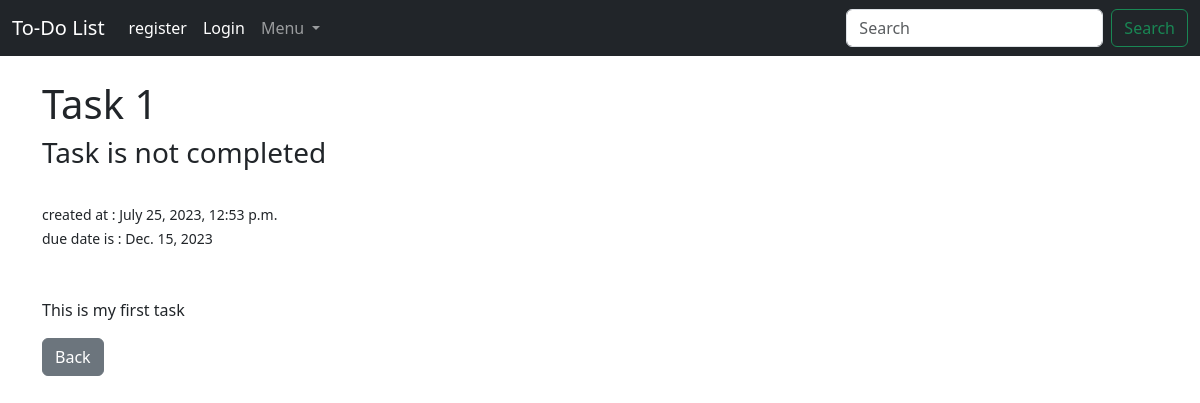
The page /task/1 on the database as committed earlier.
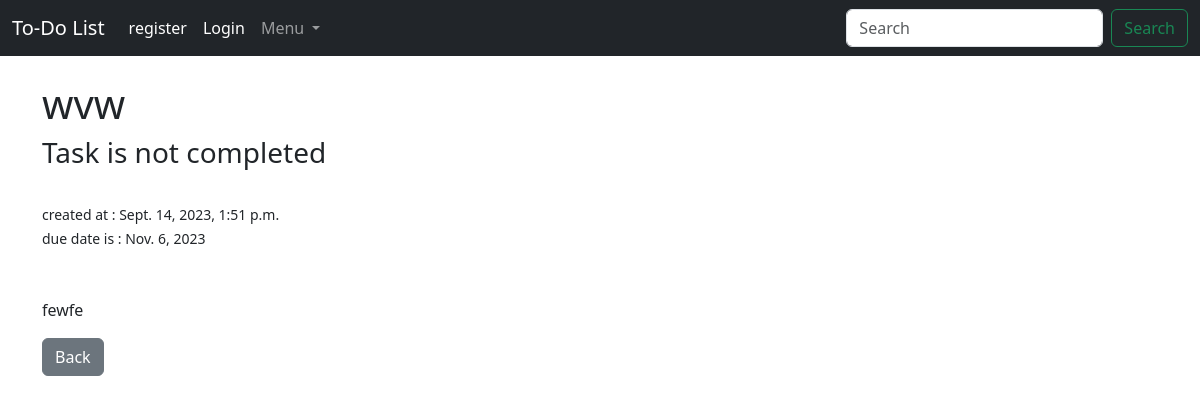
The same page on the database as committed later.
### page/models.py (models this page shows, shortened)
class Tasks(models.Model):
    user = models.ForeignKey(User, on_delete=models.CASCADE, null=True, default=None)
    title = models.CharField(max_length=250)
    completed = models.BooleanField(default=False)
    created_at = models.DateTimeField(auto_now_add=True)
    title_tag = models.ForeignKey(
        Category, on_delete=models.CASCADE, null=True, default=None
    )
    due_date = models.DateField(default=None, null=True, blank=True)
    info = models.TextField(default=None, null=True, blank=True)

### page/views.py (the view)
# urls.py: path("task/<int:pk>", TaskView.as_view(), name="each_task"),
class TaskView(DetailView):
    model = Tasks
    template_name = "each_task.html"

### page/templates/each_task.html (shortened to what this page needs)
{% extends 'base.html' %}
{% block content %}
<h1>{{ object.title }}</h1>
<h3>
    {% if object.completed %}
        Task is completed
    {% else %}
        Task is not completed
    {% endif %}
</h3>
<br/>
<small>
    created at : {{ object.created_at }}<br/>
    due date is : {{ object.due_date }}<br/>
</small>
<br/><br/>
<p>
    {{ object.info }}
</p>
<a href="{% url 'home' %}" class="btn btn-secondary">Back</a>
{% endblock %}

Rows that differ between the two databases and show on the page:
changed Tasks: title "Task 1" → "wvw"; created_at "July 25, 2023, 12:53 p.m." → "Sept. 14, 2023, 1:51 p.m."; due_date "Dec. 15, 2023" → "Nov. 6, 2023"; info "This is my first task" → "fewfe"
